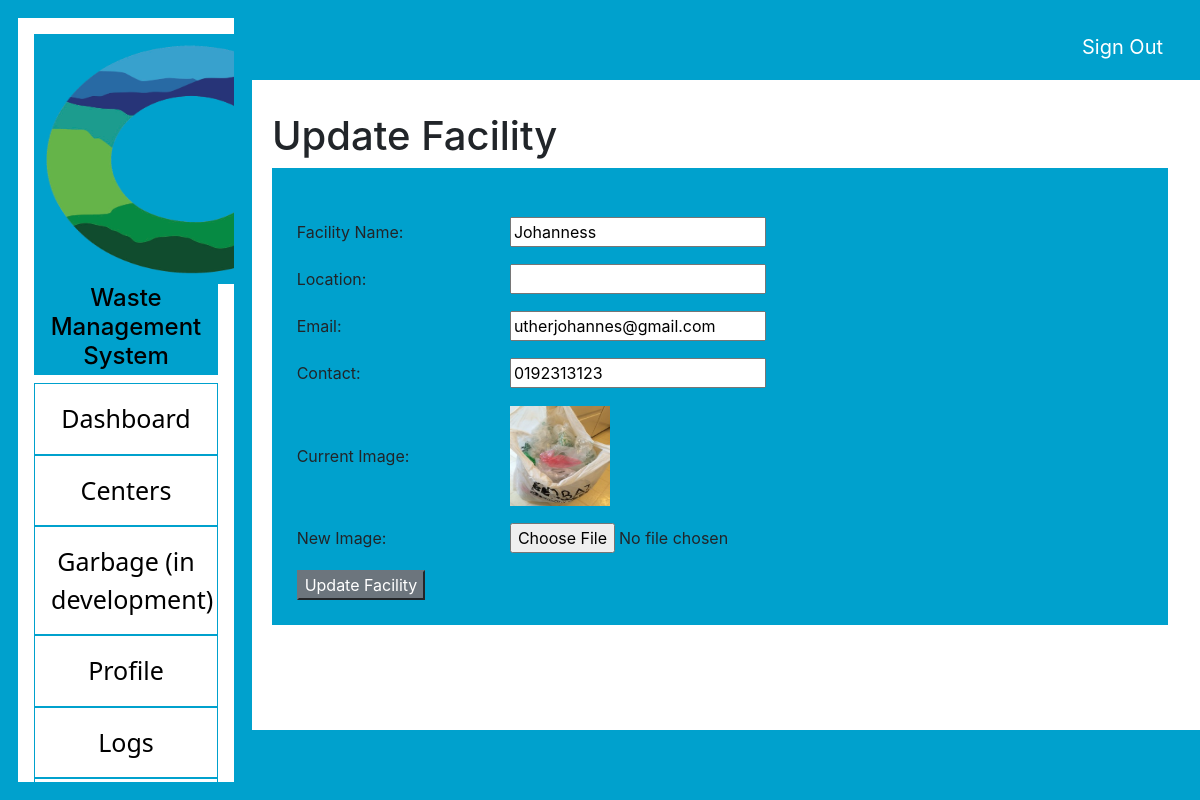
Screenshot of /admin/updateprofile.php?ID=6 (signed in) with the database file from the repository.
### tables this page shows
CREATE TABLE `members` (
  `id` int(11) NOT NULL,
  `profilename` varchar(255) NOT NULL,
  `fullname` varchar(255) NOT NULL,
  `status` varchar(255) NOT NULL,
  `username` varchar(255) NOT NULL,
  `password` varchar(255) NOT NULL,
  `datecreated` date NOT NULL,
  `email` varchar(255) NOT NULL,
  `contact` varchar(255) NOT NULL,
  `address` varchar(255) NOT NULL,
  `img_name` varchar(255) NOT NULL,
  `points` int(11) NOT NULL
);

### admin/updateprofile.php (the view, shortened to what this page needs)
<?php
include ('connections/connection.php');
if (!isset($_GET['ID'])){
    $_SESSION['update'] = "<div class='message warning'>User Not Found.</div>";
    header("Location: profile.php");
} else {
    $id = $_GET['ID'];
    $sql = "SELECT * FROM members WHERE id = $id";
    $result = mysqli_query($conn, $sql);
    $row = mysqli_fetch_assoc($result);
}
?>
<!DOCTYPE HTML>
<html>
<head>
    <link href="css/style.css" rel="stylesheet" type="text/css"/></link>
    <link rel="stylesheet" href="https://maxcdn.bootstrapcdn.com/bootstrap/4.0.0/css/bootstrap.min.css"></link>
</head>
<body>
    <header id="siteHeader"></header>
    <article id="siteArticle">
        <div class="dashboard">
        <span><h1>Update Facility</h1></span>
            <div class="updateprofile">
            <br>
            <form action="" method="POST" enctype="multipart/form-data">
                <table class="tbl-40">
                    <tr>
                        <td>Facility Name:</td>
                        <td> <input type="text" name="pname" value="<?php echo $row['profilename']; ?>" autocomplete="off" required></td>
                    </tr>
                    <tr>
                        <td>Location:</td>
                        <td>
                            <input type="text" name="page" value="<?php echo $row['age']; ?>" autocomplete="off" required>
                        </td>
                    </tr>
                    <tr>
                        <td>Email:</td>
                        <td>
                            <input type="text" name="pemail" value="<?php echo $row['email']; ?>" autocomplete="off" required>
                        </td>
                    </tr>
                    <tr>
                        <td>Contact:</td>
                        <td>
                            <input type="text" name="pcontact" value="<?php echo $row['contact']; ?>" autocomplete="off" required>
                        </td>
                    </tr>
                    <tr>
                    <tr>
                        <td>Current Image: </td>
                        <td>
                            <img src="images/profile/<?php echo $row['img_name'];?>" style = "width:100px;height:100px;" onerror="this.style.display='none';">
                        </td>
                    </tr>
                    <tr>
                        <td>New Image: </td>
                        <td>
                            <input type="file" name="image">
                        </td>
                    </tr>
                        <td colspan="2">
                            <input type="submit" name="submit" value="Update Facility" class="btn-secondary">
                        </td>
                    </tr>
                </table>
            </form>
            </div>
        </div>
    </article>
    <nav id="sideNav">
        <div class="snav">
            <?php include('sidenav.php');?>
        </div>
    </nav>
    <div id="sitelogout">
        <div class="loginout">
            <a href="logout.php">Sign Out</a>
        </div>
    </div>
    <footer id="siteFooter"></footer>
</body>
</html>

### admin/css/style.css (style rules this page uses)
body { display: grid; grid-template-areas: "header header logout" "nav article article" "nav footer footer"; grid-template-rows: 80px 1fr 70px; grid-template-columns: 20% 1fr 15%; height: 100vh; margin: 0; }
header, footer, nav, div { padding: 1.0em; background: rgb(0, 161, 205); }
.snav { border-style: solid; border-width: 2px; border-color: rgb(0, 161, 205); z-index: 1; top: 0; left: 0; height: 100%; overflow-x: hidden; background-color: white; color: black; }
nav { position: fixed; width: 21%; height: 100%; }
article { padding: 1.0em; }
#siteHeader { grid-area: header; }
#siteFooter { grid-area: footer; }
#siteArticle { grid-area: article; }
#sideNav { grid-area: nav; }
#sitelogout { grid-area: logout; }
.loginout { text-align: right; }
.loginout a { color: white; padding: 5px; font-size:20px; }
.dashboard { height: 100%; background-color:white; }
table tr td { padding: 1%; }
.tbl-40 { width: 100%; }

### rows the page displays
members: pname "Johanness", pemail "utherjohannes@gmail.com", pcontact "0192313123", img_name (picture)
